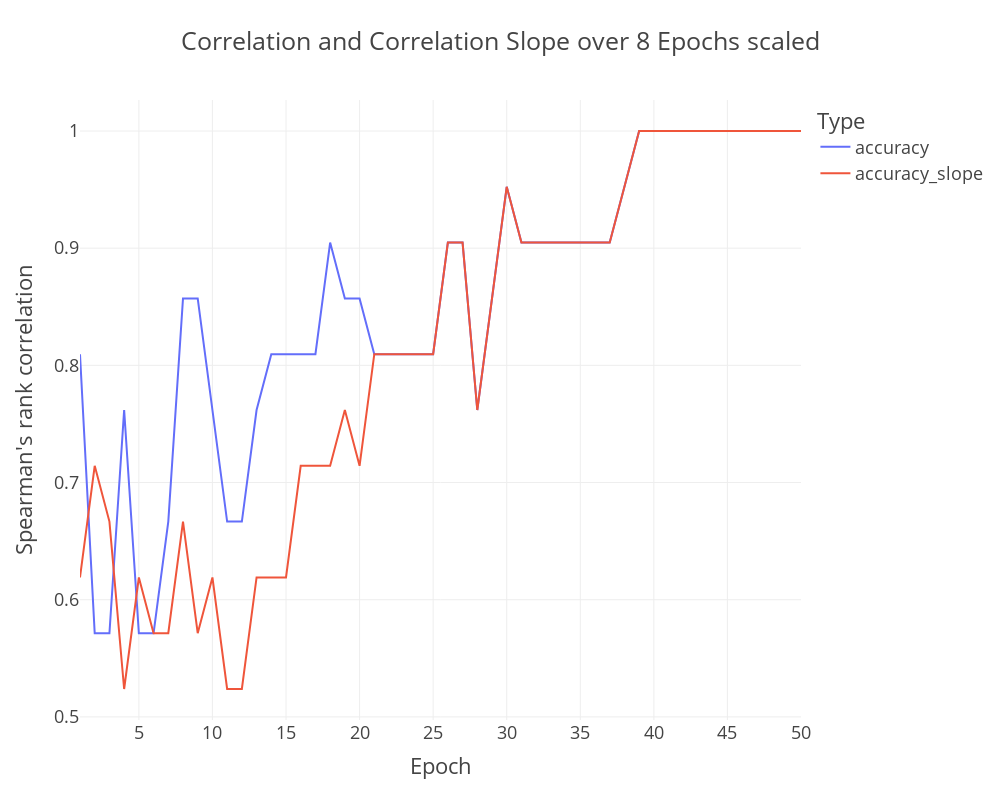

Notebook source saved alongside this figure:
### Code cell
df = pd.DataFrame(list(corr_epochs["accuracy"].items()), columns=['Epoch', 'accuracy'])
df_slope = pd.DataFrame(list(corr_epochs["accuracy_slope"].items()), columns=['Epoch', 'accuracy_slope'])
df=pd.merge(df, df_slope, on="Epoch")
# Create the line plot using Plotly
df_melted = df.melt(id_vars='Epoch', value_vars=['accuracy', 'accuracy_slope'], 
                    var_name='Type', value_name='Value')

# Plot the data
fig = px.line(df_melted, x='Epoch', y='Value', color='Type', 
              title='Correlation and Correlation Slope over 8 Epochs scaled')
fig.update_traces(line=dict(width=2)) 
fig.update_layout(width=1000, height=800, template="presentation",
                 yaxis_title="Spearman's rank correlation")
fig

### Figure 1 — Plotly figure (JSON) as saved in the notebook; plotly's stock layout.template omitted (floating-point values rounded to 4 significant figures)
{"data": [{"hovertemplate": "Type=accuracy<br>Epoch=%{x}<br>Value=%{y}<extra></extra>", "legendgroup": "accuracy", "line": {"color": "#636efa", "dash": "solid", "width": 2}, "marker": {"symbol": "circle"}, "mode": "lines", "name": "accuracy", "orientation": "v", "showlegend": true, "type": "scatter", "x": [1, 2, 3, 4, 5, 6, 7, 8, 9, 10, 11, 12, 13, 14, 15, 16, 17, 18, 19, 20, 21, 22, 23, 24, 25, 26, 27, 28, 29, 30, 31, 32, 33, 34, 35, 36, 37, 38, 39, 40, 41, 42, 43, 44, 45, 46, 47, 48, 49, 50], "xaxis": "x", "y": [0.8095, 0.5714, 0.5714, 0.7619, 0.5714, 0.5714, 0.6667, 0.8571, 0.8571, 0.7619, 0.6667, 0.6667, 0.7619, 0.8095, 0.8095, 0.8095, 0.8095, 0.9048, 0.8571, 0.8571, 0.8095, 0.8095, 0.8095, 0.8095, 0.8095, 0.9048, 0.9048, 0.7619, 0.8571, 0.9524, 0.9048, 0.9048, 0.9048, 0.9048, 0.9048, 0.9048, 0.9048, 0.9524, 1, 1, 1, 1, 1, 1, 1, 1, 1, 1, 1, 1], "yaxis": "y"}, {"hovertemplate": "Type=accuracy_slope<br>Epoch=%{x}<br>Value=%{y}<extra></extra>", "legendgroup": "accuracy_slope", "line": {"color": "#EF553B", "dash": "solid", "width": 2}, "marker": {"symbol": "circle"}, "mode": "lines", "name": "accuracy_slope", "orientation": "v", "showlegend": true, "type": "scatter", "x": [1, 2, 3, 4, 5, 6, 7, 8, 9, 10, 11, 12, 13, 14, 15, 16, 17, 18, 19, 20, 21, 22, 23, 24, 25, 26, 27, 28, 29, 30, 31, 32, 33, 34, 35, 36, 37, 38, 39, 40, 41, 42, 43, 44, 45, 46, 47, 48, 49, 50], "xaxis": "x", "y": [0.619, 0.7143, 0.6667, 0.5238, 0.619, 0.5714, 0.5714, 0.6667, 0.5714, 0.619, 0.5238, 0.5238, 0.619, 0.619, 0.619, 0.7143, 0.7143, 0.7143, 0.7619, 0.7143, 0.8095, 0.8095, 0.8095, 0.8095, 0.8095, 0.9048, 0.9048, 0.7619, 0.8571, 0.9524, 0.9048, 0.9048, 0.9048, 0.9048, 0.9048, 0.9048, 0.9048, 0.9524, 1, 1, 1, 1, 1, 1, 1, 1, 1, 1, 1, 1], "yaxis": "y"}], "layout": {"height": 800, "legend": {"title": {"text": "Type"}, "tracegroupgap": 0}, "title": {"text": "Correlation and Correlation Slope over 8 Epochs scaled"}, "width": 1000, "xaxis": {"anchor": "y", "autorange": true, "domain": [0, 1], "range": [1, 50], "title": {"text": "Epoch"}, "type": "linear"}, "yaxis": {"anchor": "x", "autorange": true, "domain": [0, 1], "range": [0.4974, 1.026], "title": {"text": "Spearman's rank correlation"}, "type": "linear"}}}
